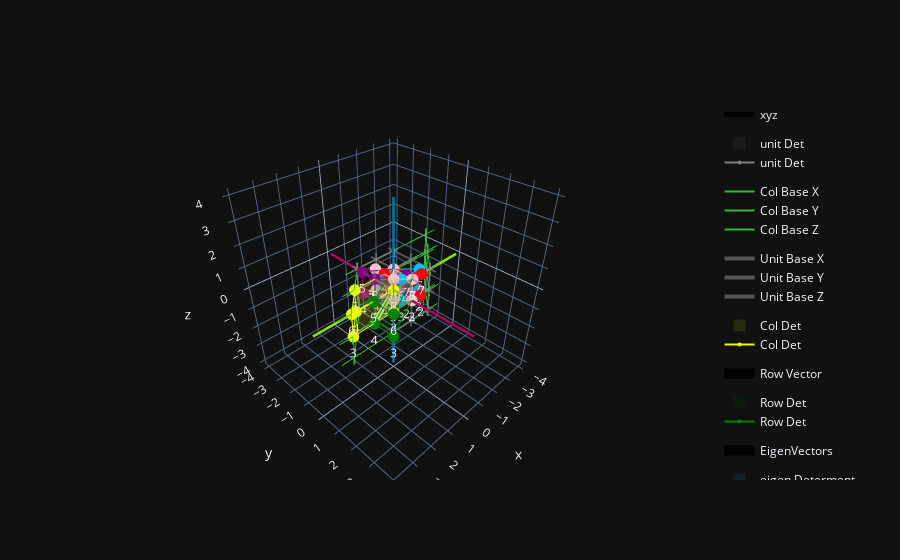

Notebook cell for this chart:
### Markdown cell above
# The main method

### Code cell
def generate_fig(matrix=np.array([[2,1, 0], [0,0,0], [0,0,1]])):


    fig = go.Figure()
    fig.update_layout(template='plotly_dark')
    draw = nd.Draw(fig=fig)
    draw.MainAxices()

    draw.determanent(nd.determanentParallelepiped(
        np.identity(3)), color='grey', name='unit Det')



    # Creating an object from class 
    draw.Mat3grid(nd.net3d(matrix), color='limegreen',
                    name='Col Base', opacity=0.9, width=2, showlegend=True)

    # draw.Mat3grid(nd.net3d(matrix.T), color='magenta', colorY='', colorZ='', name='Row Base', opacity=.6, width=2, showlegend=True)


    draw.Mat3grid(nd.net3d(np.identity(3)), color='grey', colorY='',
                colorZ='', name='Unit Base', opacity=.6, width=4, showlegend=True)


    # ##########################################################
    draw.determanent(nd.determanentParallelepiped(matrix), name='Col Det')

    # ##########################################################
    draw.MatVector(nd.matrixvector(matrix.T), namex='Row Vector')
    draw.determanent(nd.determanentParallelepiped(
        matrix.T), color='green', name='Row Det')

    # ##########################################################

    ns = nd.nullSpace(matrix, strt=-6, stp=6, num=2)
    draw.Nullspace(**ns)

    # ##########################################################

    val, mat, w, v = nd.eigenvector(matrix)
    print(v)
    draw.EigVector((val, mat))
    draw.determanent(nd.determanentParallelepiped(v), name='eigen Determent',color='deepskyblue')

    mem = v.T
    draw.MatVector(nd.matrixvector(mem), namex='TTeigenTT Vector')
    draw.determanent(nd.determanentParallelepiped(
        mem), name='TTeigenTT Determent', color='purple')

    # ##########################################################
    # ###################    Inverses    #######################
    # ##########################################################
    c, r = matrix.shape
    # checking if the matrix is invertible
    if np.linalg.matrix_rank(matrix) == c and c == r:
        inverse = np.linalg.inv(matrix)
        draw.MatVector(nd.matrixvector(inverse), namex='col inv Vec')
        draw.determanent(nd.determanentParallelepiped(
            inverse), color='red', name='Col inv Det')

        #    ##########################################################

        inverseRow = np.linalg.inv(matrix.T)
        draw.MatVector(nd.matrixvector(inverseRow), namex='Row Inv Vector')
        draw.determanent(nd.determanentParallelepiped(
            inverseRow), color='pink', name='Row inv Det')


    vtest = np.array([[-0.4472136],[ 0.8944272],[0]])

    print(matrix.dot(vtest))
    print(matrix.dot(2*vtest))
    return fig


mat = np.array([[2,1, 0], [0,1,0], [0,0,1]])
fig = generate_fig(mat)
fig.show()

### Figure 1 — Plotly figure (JSON) as saved in the notebook; plotly's stock layout.template omitted (floating-point values rounded to 4 significant figures)
{"data": [{"line": {"color": ["#8ee600", "#8ee600", "white", "#b3005c", "#b3005c", "white", "#0079ad", "#0079ad"], "width": 5}, "mode": "lines", "name": "xyz", "showlegend": true, "type": "scatter3d", "x": [4, -4, null, 0, 0, null, 0, 0], "y": [0, 0, null, 4, -4, null, 0, 0], "z": [0, 0, null, 0, 0, null, 4, -4]}, {"color": "grey", "i": [7, 0, 0, 0, 4, 4, 6, 6, 4, 0, 3, 2], "j": [3, 4, 1, 2, 5, 6, 5, 2, 0, 1, 6, 3], "k": [0, 7, 2, 3, 6, 7, 1, 1, 5, 5, 7, 6], "legendgroup": "unit Det", "name": "unit Det", "opacity": 0.1, "showlegend": true, "type": "mesh3d", "x": [0, 0, 1, 1, 0, 0, 1, 1], "y": [0, 1, 1, 0, 0, 1, 1, 0], "z": [0, 0, 0, 0, 1, 1, 1, 1]}, {"legendgroup": "unit Det", "line": {"width": 2}, "marker": {"color": "grey", "size": 4}, "mode": "markers+text+lines", "name": "unit Det", "showlegend": true, "text": ["1", "2", "3", "4", "5", "6", "7", "8"], "textposition": "bottom center", "type": "scatter3d", "x": [0, 0, 1, 1, 1, 1, 0, 0, 0, 0, 0, 1, 1, 1, 0, 0, 1], "y": [0, 1, 1, 0, 0, 1, 1, 0, 0, 1, 1, 1, 1, 0, 0, 0, 0], "z": [0, 0, 0, 0, 1, 1, 1, 1, 0, 0, 1, 1, 0, 0, 0, 1, 1]}, {"legendgroup": "Col Base X", "line": {"color": "limegreen", "width": 2}, "mode": "lines", "name": "Col Base X", "opacity": 0.9, "showlegend": true, "type": "scatter3d", "x": [-3.6, 1.6, null, -2.6, 2.6, null, -1.6, 3.6, null, -3.6, 1.6, null, -2.6, 2.6, null, -1.6, 3.6, null, -3.6, 1.6, null, -2.6, 2.6, null, -1.6, 3.6, null], "y": [-1, -1, null, 0, 0, null, 1, 1, null, -1, -1, null, 0, 0, null, 1, 1, null, -1, -1, null, 0, 0, null, 1, 1, null], "z": [-1, -1, null, -1, -1, null, -1, -1, null, 0, 0, null, 0, 0, null, 0, 0, null, 1, 1, null, 1, 1, null, 1, 1, null]}, {"legendgroup": "Col Base X", "line": {"color": "limegreen", "width": 2}, "mode": "lines", "name": "Col Base Y", "opacity": 0.9, "showlegend": true, "type": "scatter3d", "x": [-3.3, -0.7, null, -1.3, 1.3, null, 0.7, 3.3, null, -3.3, -0.7, null, -1.3, 1.3, null, 0.7, 3.3, null, -3.3, -0.7, null, -1.3, 1.3, null, 0.7, 3.3, null], "y": [-1.3, 1.3, null, -1.3, 1.3, null, -1.3, 1.3, null, -1.3, 1.3, null, -1.3, 1.3, null, -1.3, 1.3, null, -1.3, 1.3, null, -1.3, 1.3, null, -1.3, 1.3, null], "z": [-1, -1, null, -1, -1, null, -1, -1, null, 0, 0, null, 0, 0, null, 0, 0, null, 1, 1, null, 1, 1, null, 1, 1, null]}, {"legendgroup": "Col Base X", "line": {"color": "limegreen", "width": 2}, "mode": "lines", "name": "Col Base Z", "opacity": 0.9, "showlegend": true, "type": "scatter3d", "x": [-3, -3, null, -1, -1, null, 1, 1, null, -2, -2, null, 0, 0, null, 2, 2, null, -1, -1, null, 1, 1, null, 3, 3, null], "y": [-1, -1, null, -1, -1, null, -1, -1, null, 0, 0, null, 0, 0, null, 0, 0, null, 1, 1, null, 1, 1, null, 1, 1, null], "z": [-1.3, 1.3, null, -1.3, 1.3, null, -1.3, 1.3, null, -1.3, 1.3, null, -1.3, 1.3, null, -1.3, 1.3, null, -1.3, 1.3, null, -1.3, 1.3, null, -1.3, 1.3, null]}, {"legendgroup": "Unit Base X", "line": {"color": "grey", "width": 4}, "mode": "lines", "name": "Unit Base X", "opacity": 0.6, "showlegend": true, "type": "scatter3d", "x": [-1.3, 1.3, null, -1.3, 1.3, null, -1.3, 1.3, null, -1.3, 1.3, null, -1.3, 1.3, null, -1.3, 1.3, null, -1.3, 1.3, null, -1.3, 1.3, null, -1.3, 1.3, null], "y": [-1, -1, null, 0, 0, null, 1, 1, null, -1, -1, null, 0, 0, null, 1, 1, null, -1, -1, null, 0, 0, null, 1, 1, null], "z": [-1, -1, null, -1, -1, null, -1, -1, null, 0, 0, null, 0, 0, null, 0, 0, null, 1, 1, null, 1, 1, null, 1, 1, null]}, {"legendgroup": "Unit Base X", "line": {"color": "grey", "width": 4}, "mode": "lines", "name": "Unit Base Y", "opacity": 0.6, "showlegend": true, "type": "scatter3d", "x": [-1, -1, null, 0, 0, null, 1, 1, null, -1, -1, null, 0, 0, null, 1, 1, null, -1, -1, null, 0, 0, null, 1, 1, null], "y": [-1.3, 1.3, null, -1.3, 1.3, null, -1.3, 1.3, null, -1.3, 1.3, null, -1.3, 1.3, null, -1.3, 1.3, null, -1.3, 1.3, null, -1.3, 1.3, null, -1.3, 1.3, null], "z": [-1, -1, null, -1, -1, null, -1, -1, null, 0, 0, null, 0, 0, null, 0, 0, null, 1, 1, null, 1, 1, null, 1, 1, null]}, {"legendgroup": "Unit Base X", "line": {"color": "grey", "width": 4}, "mode": "lines", "name": "Unit Base Z", "opacity": 0.6, "showlegend": true, "type": "scatter3d", "x": [-1, -1, null, 0, 0, null, 1, 1, null, -1, -1, null, 0, 0, null, 1, 1, null, -1, -1, null, 0, 0, null, 1, 1, null], "y": [-1, -1, null, -1, -1, null, -1, -1, null, 0, 0, null, 0, 0, null, 0, 0, null, 1, 1, null, 1, 1, null, 1, 1, null], "z": [-1.3, 1.3, null, -1.3, 1.3, null, -1.3, 1.3, null, -1.3, 1.3, null, -1.3, 1.3, null, -1.3, 1.3, null, -1.3, 1.3, null, -1.3, 1.3, null, -1.3, 1.3, null]}, {"color": "#ecfc03", "i": [7, 0, 0, 0, 4, 4, 6, 6, 4, 0, 3, 2], "j": [3, 4, 1, 2, 5, 6, 5, 2, 0, 1, 6, 3], "k": [0, 7, 2, 3, 6, 7, 1, 1, 5, 5, 7, 6], "legendgroup": "Col Det", "name": "Col Det", "opacity": 0.1, "showlegend": true, "type": "mesh3d", "x": [0, 1, 3, 2, 0, 1, 3, 2], "y": [0, 1, 1, 0, 0, 1, 1, 0], "z": [0, 0, 0, 0, 1, 1, 1, 1]}, {"legendgroup": "Col Det", "line": {"width": 2}, "marker": {"color": "#ecfc03", "size": 4}, "mode": "markers+text+lines", "name": "Col Det", "showlegend": true, "text": ["1", "2", "3", "4", "5", "6", "7", "8"], "textposition": "bottom center", "type": "scatter3d", "x": [0, 1, 3, 2, 2, 3, 1, 0, 0, 1, 1, 3, 3, 2, 0, 0, 2], "y": [0, 1, 1, 0, 0, 1, 1, 0, 0, 1, 1, 1, 1, 0, 0, 0, 0], "z": [0, 0, 0, 0, 1, 1, 1, 1, 0, 0, 1, 1, 0, 0, 0, 1, 1]}, {"line": {"color": ["#e4ff94", "#e4ff94", "white", "#ffa8f1", "#ffa8f1", "white", "#a8d5ff", "#a8d5ff"], "width": 10}, "mode": "lines", "name": "Row Vector", "showlegend": true, "type": "scatter3d", "x": [2, 0, null, 0, 0, null, 0, 0, null], "y": [1, 0, null, 1, 0, null, 0, 0, null], "z": [0, 0, null, 0, 0, null, 1, 0, null]}, {"color": "green", "i": [7, 0, 0, 0, 4, 4, 6, 6, 4, 0, 3, 2], "j": [3, 4, 1, 2, 5, 6, 5, 2, 0, 1, 6, 3], "k": [0, 7, 2, 3, 6, 7, 1, 1, 5, 5, 7, 6], "legendgroup": "Row Det", "name": "Row Det", "opacity": 0.1, "showlegend": true, "type": "mesh3d", "x": [0, 0, 2, 2, 0, 0, 2, 2], "y": [0, 1, 2, 1, 0, 1, 2, 1], "z": [0, 0, 0, 0, 1, 1, 1, 1]}, {"legendgroup": "Row Det", "line": {"width": 2}, "marker": {"color": "green", "size": 4}, "mode": "markers+text+lines", "name": "Row Det", "showlegend": true, "text": ["1", "2", "3", "4", "5", "6", "7", "8"], "textposition": "bottom center", "type": "scatter3d", "x": [0, 0, 2, 2, 2, 2, 0, 0, 0, 0, 0, 2, 2, 2, 0, 0, 2], "y": [0, 1, 2, 1, 1, 2, 1, 0, 0, 1, 1, 2, 2, 1, 0, 0, 1], "z": [0, 0, 0, 0, 1, 1, 1, 1, 0, 0, 1, 1, 0, 0, 0, 1, 1]}, {"marker": {"color": "greenyellow"}, "mode": "markers", "name": "Before Projectoin Added Along NullSpace", "showlegend": true, "type": "scatter3d", "x": [], "y": [], "z": []}, {"marker": {"color": "deepskyblue"}, "mode": "markers", "name": "Before Projectoin Main", "showlegend": true, "type": "scatter3d", "x": [], "y": [], "z": []}, {"marker": {"color": "mediumvioletred"}, "mode": "markers", "showlegend": false, "type": "scatter3d", "x": [], "y": [], "z": []}, {"legendgroup": "group2", "line": {"color": "lightskyblue", "width": 9}, "mode": "lines", "name": "Null Base", "opacity": 0.6, "showlegend": true, "type": "scatter3d", "x": [], "y": [], "z": []}, {"line": {"color": "gray", "width": 3}, "mode": "lines", "name": "Landing connection Trace", "opacity": 0.9, "showlegend": true, "type": "scatter3d", "x": [], "y": [], "z": []}, {"line": {"color": "red", "width": 2}, "mode": "lines", "name": "Landing connection", "opacity": 0.9, "showlegend": true, "type": "scatter3d", "x": [], "y": [], "z": []}, {"line": {"color": ["#e4ff94", "#e4ff94", "white", "#ffa8f1", "#ffa8f1", "white", "#a8d5ff", "#a8d5ff"], "width": 10}, "mode": "lines+text", "name": "EigenVectors", "showlegend": true, "text": [2, null, null, 1, null, null, 1, null, null], "type": "scatter3d", "x": [1, 0, null, -0.7071, 0, null, 0, 0, null], "y": [0, 0, null, 0.7071, 0, null, 0, 0, null], "z": [0, 0, null, 0, 0, null, 1, 0, null]}, {"color": "deepskyblue", "i": [7, 0, 0, 0, 4, 4, 6, 6, 4, 0, 3, 2], "j": [3, 4, 1, 2, 5, 6, 5, 2, 0, 1, 6, 3], "k": [0, 7, 2, 3, 6, 7, 1, 1, 5, 5, 7, 6], "legendgroup": "eigen Determent", "name": "eigen Determent", "opacity": 0.1, "showlegend": true, "type": "mesh3d", "x": [0, -0.7071, 0.2929, 1, 0, -0.7071, 0.2929, 1], "y": [0, 0.7071, 0.7071, 0, 0, 0.7071, 0.7071, 0], "z": [0, 0, 0, 0, 1, 1, 1, 1]}, {"legendgroup": "eigen Determent", "line": {"width": 2}, "marker": {"color": "deepskyblue", "size": 4}, "mode": "markers+text+lines", "name": "eigen Determent", "showlegend": true, "text": ["1", "2", "3", "4", "5", "6", "7", "8"], "textposition": "bottom center", "type": "scatter3d", "x": [0, -0.7071, 0.2929, 1, 1, 0.2929, -0.7071, 0, 0, -0.7071, -0.7071, 0.2929, 0.2929, 1, 0, 0, 1], "y": [0, 0.7071, 0.7071, 0, 0, 0.7071, 0.7071, 0, 0, 0.7071, 0.7071, 0.7071, 0.7071, 0, 0, 0, 0], "z": [0, 0, 0, 0, 1, 1, 1, 1, 0, 0, 1, 1, 0, 0, 0, 1, 1]}, {"line": {"color": ["#e4ff94", "#e4ff94", "white", "#ffa8f1", "#ffa8f1", "white", "#a8d5ff", "#a8d5ff"], "width": 10}, "mode": "lines", "name": "TTeigenTT Vector", "showlegend": true, "type": "scatter3d", "x": [1, 0, null, 0, 0, null, 0, 0, null], "y": [-0.7071, 0, null, 0.7071, 0, null, 0, 0, null], "z": [0, 0, null, 0, 0, null, 1, 0, null]}, {"color": "purple", "i": [7, 0, 0, 0, 4, 4, 6, 6, 4, 0, 3, 2], "j": [3, 4, 1, 2, 5, 6, 5, 2, 0, 1, 6, 3], "k": [0, 7, 2, 3, 6, 7, 1, 1, 5, 5, 7, 6], "legendgroup": "TTeigenTT Determent", "name": "TTeigenTT Determent", "opacity": 0.1, "showlegend": true, "type": "mesh3d", "x": [0, 0, 1, 1, 0, 0, 1, 1], "y": [0, 0.7071, 0, -0.7071, 0, 0.7071, 0, -0.7071], "z": [0, 0, 0, 0, 1, 1, 1, 1]}, {"legendgroup": "TTeigenTT Determent", "line": {"width": 2}, "marker": {"color": "purple", "size": 4}, "mode": "markers+text+lines", "name": "TTeigenTT Determent", "showlegend": true, "text": ["1", "2", "3", "4", "5", "6", "7", "8"], "textposition": "bottom center", "type": "scatter3d", "x": [0, 0, 1, 1, 1, 1, 0, 0, 0, 0, 0, 1, 1, 1, 0, 0, 1], "y": [0, 0.7071, 0, -0.7071, -0.7071, 0, 0.7071, 0, 0, 0.7071, 0.7071, 0, 0, -0.7071, 0, 0, -0.7071], "z": [0, 0, 0, 0, 1, 1, 1, 1, 0, 0, 1, 1, 0, 0, 0, 1, 1]}, {"line": {"color": ["#e4ff94", "#e4ff94", "white", "#ffa8f1", "#ffa8f1", "white", "#a8d5ff", "#a8d5ff"], "width": 10}, "mode": "lines", "name": "col inv Vec", "showlegend": true, "type": "scatter3d", "x": [0.5, 0, null, -0.5, 0, null, 0, 0, null], "y": [0, 0, null, 1, 0, null, 0, 0, null], "z": [0, 0, null, 0, 0, null, 1, 0, null]}, {"color": "red", "i": [7, 0, 0, 0, 4, 4, 6, 6, 4, 0, 3, 2], "j": [3, 4, 1, 2, 5, 6, 5, 2, 0, 1, 6, 3], "k": [0, 7, 2, 3, 6, 7, 1, 1, 5, 5, 7, 6], "legendgroup": "Col inv Det", "name": "Col inv Det", "opacity": 0.1, "showlegend": true, "type": "mesh3d", "x": [0, -0.5, 0, 0.5, 0, -0.5, 0, 0.5], "y": [0, 1, 1, 0, 0, 1, 1, 0], "z": [0, 0, 0, 0, 1, 1, 1, 1]}, {"legendgroup": "Col inv Det", "line": {"width": 2}, "marker": {"color": "red", "size": 4}, "mode": "markers+text+lines", "name": "Col inv Det", "showlegend": true, "text": ["1", "2", "3", "4", "5", "6", "7", "8"], "textposition": "bottom center", "type": "scatter3d", "x": [0, -0.5, 0, 0.5, 0.5, 0, -0.5, 0, 0, -0.5, -0.5, 0, 0, 0.5, 0, 0, 0.5], "y": [0, 1, 1, 0, 0, 1, 1, 0, 0, 1, 1, 1, 1, 0, 0, 0, 0], "z": [0, 0, 0, 0, 1, 1, 1, 1, 0, 0, 1, 1, 0, 0, 0, 1, 1]}, {"line": {"color": ["#e4ff94", "#e4ff94", "white", "#ffa8f1", "#ffa8f1", "white", "#a8d5ff", "#a8d5ff"], "width": 10}, "mode": "lines", "name": "Row Inv Vector", "showlegend": true, "type": "scatter3d", "x": [0.5, 0, null, 0, 0, null, 0, 0, null], "y": [-0.5, 0, null, 1, 0, null, 0, 0, null], "z": [0, 0, null, 0, 0, null, 1, 0, null]}, {"color": "pink", "i": [7, 0, 0, 0, 4, 4, 6, 6, 4, 0, 3, 2], "j": [3, 4, 1, 2, 5, 6, 5, 2, 0, 1, 6, 3], "k": [0, 7, 2, 3, 6, 7, 1, 1, 5, 5, 7, 6], "legendgroup": "Row inv Det", "name": "Row inv Det", "opacity": 0.1, "showlegend": true, "type": "mesh3d", "x": [0, 0, 0.5, 0.5, 0, 0, 0.5, 0.5], "y": [0, 1, 0.5, -0.5, 0, 1, 0.5, -0.5], "z": [0, 0, 0, 0, 1, 1, 1, 1]}, {"legendgroup": "Row inv Det", "line": {"width": 2}, "marker": {"color": "pink", "size": 4}, "mode": "markers+text+lines", "name": "Row inv Det", "showlegend": true, "text": ["1", "2", "3", "4", "5", "6", "7", "8"], "textposition": "bottom center", "type": "scatter3d", "x": [0, 0, 0.5, 0.5, 0.5, 0.5, 0, 0, 0, 0, 0, 0.5, 0.5, 0.5, 0, 0, 0.5], "y": [0, 1, 0.5, -0.5, -0.5, 0.5, 1, 0, 0, 1, 1, 0.5, 0.5, -0.5, 0, 0, -0.5], "z": [0, 0, 0, 0, 1, 1, 1, 1, 0, 0, 1, 1, 0, 0, 0, 1, 1]}], "layout": {}}
